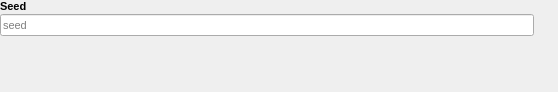
<?xml version="1.0" encoding="UTF-8"?>
<ui version="4.0">
 <class>seed_widget</class>
 <widget class="QWidget" name="seed_widget">
  <property name="geometry">
   <rect>
    <x>0</x>
    <y>0</y>
    <width>558</width>
    <height>92</height>
   </rect>
  </property>
  <property name="windowTitle">
   <string>Form</string>
  </property>
  <layout class="QGridLayout" name="gridLayout">
   <property name="leftMargin">
    <number>0</number>
   </property>
   <property name="topMargin">
    <number>0</number>
   </property>
   <property name="rightMargin">
    <number>0</number>
   </property>
   <property name="bottomMargin">
    <number>0</number>
   </property>
   <property name="spacing">
    <number>0</number>
   </property>
   <item row="1" column="0">
    <widget class="QLineEdit" name="lineEdit">
     <property name="font">
      <font>
       <pointsize>8</pointsize>
      </font>
     </property>
     <property name="placeholderText">
      <string>seed</string>
     </property>
    </widget>
   </item>
   <item row="1" column="1">
    <widget class="QPushButton" name="random_button">
     <property name="minimumSize">
      <size>
       <width>24</width>
       <height>24</height>
      </size>
     </property>
     <property name="maximumSize">
      <size>
       <width>24</width>
       <height>24</height>
      </size>
     </property>
     <property name="cursor">
      <cursorShape>PointingHandCursor</cursorShape>
     </property>
     <property name="toolTip">
      <string>Toggle random seed</string>
     </property>
     <property name="text">
      <string/>
     </property>
     <property name="icon">
      <iconset resource="../../../resources_dark.qrc">
       <normaloff>:/icons/dark/dice-game-icon.svg</normaloff>:/icons/dark/dice-game-icon.svg</iconset>
     </property>
     <property name="checkable">
      <bool>true</bool>
     </property>
     <property name="flat">
      <bool>true</bool>
     </property>
    </widget>
   </item>
   <item row="0" column="0">
    <widget class="QLabel" name="label">
     <property name="font">
      <font>
       <pointsize>8</pointsize>
       <bold>true</bold>
      </font>
     </property>
     <property name="text">
      <string>Seed</string>
     </property>
    </widget>
   </item>
   <item row="2" column="0">
    <spacer name="verticalSpacer">
     <property name="orientation">
      <enum>Qt::Orientation::Vertical</enum>
     </property>
     <property name="sizeHint" stdset="0">
      <size>
       <width>20</width>
       <height>40</height>
      </size>
     </property>
    </spacer>
   </item>
  </layout>
 </widget>
 <resources>
  <include location="../../../resources_light.qrc"/>
  <include location="../../../resources_dark.qrc"/>
 </resources>
 <connections>
  <connection>
   <sender>lineEdit</sender>
   <signal>textChanged(QString)</signal>
   <receiver>seed_widget</receiver>
   <slot>action_value_changed_seed(QString)</slot>
   <hints>
    <hint type="sourcelabel">
     <x>209</x>
     <y>41</y>
    </hint>
    <hint type="destinationlabel">
     <x>324</x>
     <y>0</y>
    </hint>
   </hints>
  </connection>
  <connection>
   <sender>random_button</sender>
   <signal>toggled(bool)</signal>
   <receiver>seed_widget</receiver>
   <slot>action_clicked_button_random_seed(bool)</slot>
   <hints>
    <hint type="sourcelabel">
     <x>557</x>
     <y>42</y>
    </hint>
    <hint type="destinationlabel">
     <x>551</x>
     <y>67</y>
    </hint>
   </hints>
  </connection>
 </connections>
 <slots>
  <slot>action_clicked_button_random_seed(bool)</slot>
  <slot>action_value_changed_seed(QString)</slot>
 </slots>
</ui>
